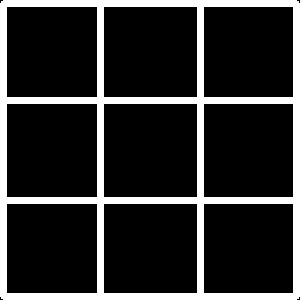
#> input picture src/rubiks_cube_inverted_template.jpg, 300 x 300 px
$ python -i image_preprocessing.py   (imports and definitions only)
#> lines starting #> are read from the running program, lines starting #| are printed output that depends on the picture; after the words box and inside, x2 and y2 are one past the last pixel; in counts of white or black regions, pixels touching at a corner belong together
#> further down, picture is the input picture: shape (300, 300, 3); min 0, max 255, mean 45.3
import cv2
import numpy as np

def cut_image(image, boundingbox):
    x = boundingbox[0]
    y = boundingbox[1]
    w = boundingbox[2]
    h = boundingbox[3]
    img = image.copy()
    return img[y:y+h, x:x+w]


def detect_outer_gray_frame(image):
    bild = image.copy()
    x,y,w,h = 0,0,0,0
    gray = cv2.cvtColor(bild, cv2.COLOR_BGR2GRAY)

    # Bild glätten
    blurred = cv2.bilateralFilter(gray, 9, 75, 75)

    # Kanten erkennen (Canny) mit angepassten Schwellenwerten
    edges = cv2.Canny(blurred, 10, 20, L2gradient=True)
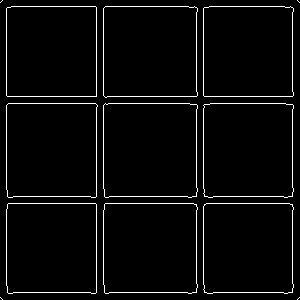
#> edges: shape (300, 300); 3.6% white in thin lines or dots

    # Lücken in Kanten schließen
    kernel = np.ones((5, 5), np.uint8)
    closed_edges = cv2.morphologyEx(edges, cv2.MORPH_CLOSE, kernel)
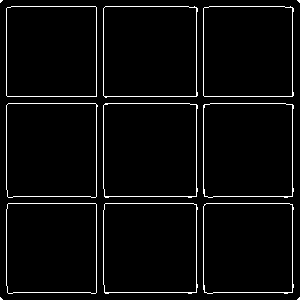
#> closed_edges: shape (300, 300); 3.7% white in thin lines or dots

    # Konturen finden
    contours, _ = cv2.findContours(closed_edges, cv2.RETR_EXTERNAL, cv2.CHAIN_APPROX_SIMPLE)
#> contours = 13 contours, 4 with area under 20; largest, box (x1, y1, x2, y2) and area: (103, 103, 198, 198) 8649, (6, 103, 98, 198) 8373, (103, 6, 198, 98) 8371, (203, 103, 294, 198) 8278, (103, 203, 198, 294) 8275

    # Größte rechteckige Kontur finden
    largest_contour = None
    max_area = 0

    for contour in contours:
        # Berechne Approximation der Kontur
        approx = cv2.approxPolyDP(contour, 0.02 * cv2.arcLength(contour, True), True)

        # Rechtecke haben 4 Punkte
        if len(approx) == 4:
            area = cv2.contourArea(contour)
            if area > max_area:  # Nur die größte Kontur speichern
                max_area = area
                largest_contour = approx
#> this loop made 13 passes
#> (area, max_area, largest_contour) on passes 3, 4, 6, 7: (7929, 7929, [[204, 204], [204, 292], [292, 292], [292, 204]]), (8275, 8275, [[104, 204], [105, 293], [196, 292], [196, 204]]), (8278, 8278, [[204, 104], [204, 196], [292, 196], [293, 105]]), (8649, 8649, [[105, 103], [104, 196], [196, 196], [197, 105]])
#> (approx, area) on passes 5, 8, 9, 10, 11: ([[8, 203], [7, 292], [95, 293], [96, 204]], 8007), ([[8, 103], [7, 196], [95, 197], [97, 105]], 8373), ([[204, 7], [203, 95], [292, 96], [293, 8]], 8005), ([[103, 8], [105, 97], [197, 95], [196, 7]], 8371), ([[6, 8], [7, 96], [96, 96], [95, 6]], 8094)
#> after the loop, max_area = 8649

    if largest_contour is not None:
        # Berechne die Bounding Box der Kontur
        x, y, w, h = cv2.boundingRect(largest_contour)
#> x = 104; y = 103; w = 94; h = 94

    return [x,y,w,h]

def reduce_boundingbox(boundingbox, Faktor):
    x = boundingbox[0]
    y = boundingbox[1]
    w = boundingbox[2]
    h = boundingbox[3]
    center_x, center_y = x + w // 2, y + h // 2  # Mittelpunkt der Box
    small_w, small_h = int(w * Faktor), int(h * Faktor)    # 15% kleinere Breite und Höhe
    small_x, small_y = center_x - small_w // 2, center_y - small_h // 2  # Obere linke Ecke

    return [small_x, small_y, small_w, small_h]

>>> import cv2
>>> picture = cv2.imread('rubiks_cube_inverted_template.jpg')
>>> result = detect_outer_gray_frame(picture)
#> result = [104, 103, 94, 94]
